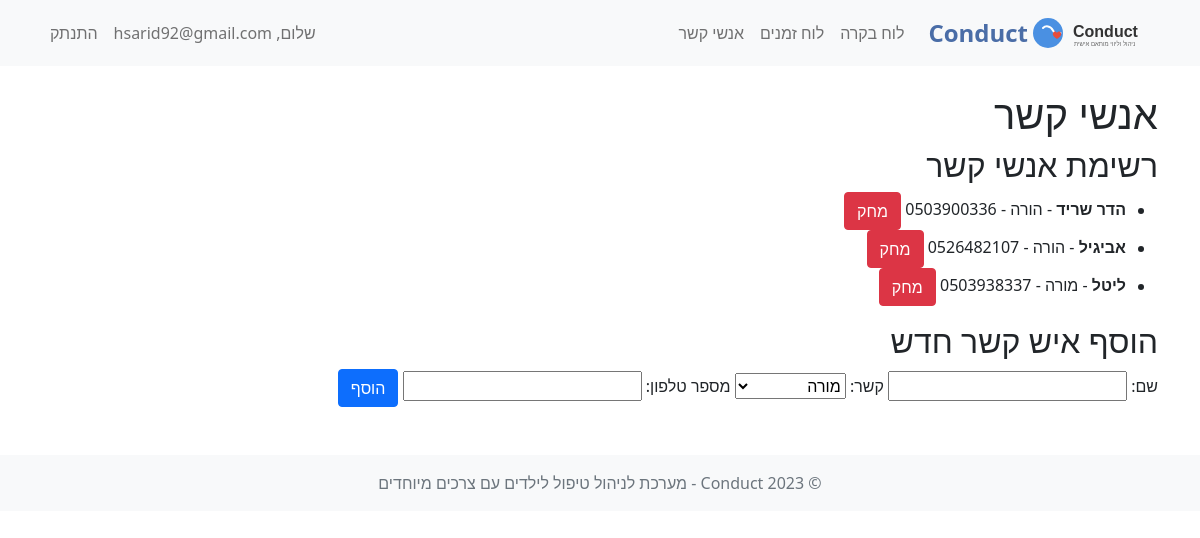
The page /contacts (signed in) on the database as committed earlier.
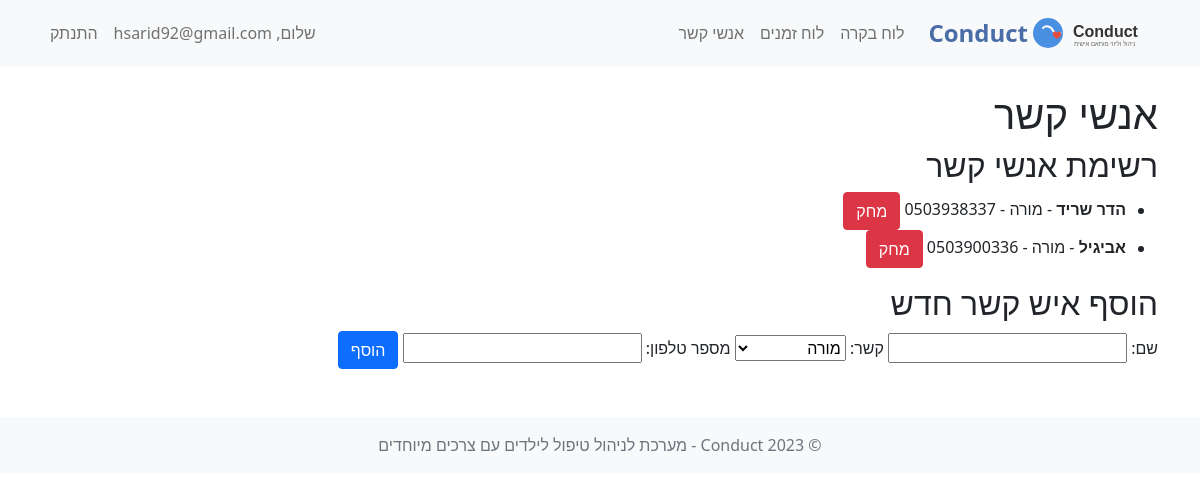
The same page on the database as committed later.
### models.py (models this page shows, shortened)
class User(db.Model, UserMixin):
    id = db.Column(db.Integer, primary_key=True)
    username = db.Column(db.String(150), unique=True, nullable=False)
    password_hash = db.Column(db.String(256), nullable=False)

class Contact(db.Model):
    id = db.Column(db.Integer, primary_key=True)
    user_id = db.Column(db.Integer, db.ForeignKey('user.id'), nullable=False)
    name = db.Column(db.String(150), nullable=False)  # Name of the contact
    relation = db.Column(db.String(50), nullable=False)  # e.g., Teacher, Parent, Therapist
    phone_number = db.Column(db.String(20), nullable=False)

### contact_routes.py (the view, shortened to what this page needs)
@contact_bp.route('/contacts', methods=['GET', 'POST'])
@login_required
def contacts():
    valid_relations = ["מורה", "הורה", "מטפל", "קרוב משפחה", "אחר"]
    contacts = Contact.query.filter_by(user_id=current_user.id).all()
    return render_template('contacts.html', title="אנשי קשר", contacts=contacts, valid_relations=valid_relations)

### APP.py (called while the page is built)
@login_manager.user_loader
def load_user(user_id):
    return User.query.get(int(user_id))

### templates/contacts.html (shortened to what this page needs)
{% extends "base.html" %}
{% block content %}
<h1>אנשי קשר</h1>
{% if contacts %}
    <h2>רשימת אנשי קשר</h2>
    <ul>
        {% for contact in contacts %}
        <li>
            <strong>{{ contact.name }}</strong> - {{ contact.relation }} - {{ contact.phone_number }}
            <a href="{{ url_for('contact.delete_contact', contact_id=contact.id) }}" class="btn btn-danger" style="margin-left: 10px;">מחק</a>
        </li>
        {% endfor %}
    </ul>
{% else %}
    <p>אין אנשי קשר כרגע.</p>
{% endif %}
<h2>הוסף איש קשר חדש</h2>
<form method="POST" action="{{ url_for('contact.contacts') }}">
    <label for="name">שם:</label>
    <input type="text" id="name" name="name" required>
    <label for="relation">קשר:</label>
    <select id="relation" name="relation" required>
        {% for relation in valid_relations %}
        <option value="{{ relation }}">{{ relation }}</option>
        {% endfor %}
    </select>
    <label for="phone_number">מספר טלפון:</label>
    <input type="text" id="phone_number" name="phone_number" required>
    <button type="submit" class="btn btn-primary">הוסף</button>
</form>
{% endblock %}

### templates/base.html (shortened to what this page needs)
<!DOCTYPE html>
<html lang="he" dir="rtl">
<head>
    <link rel="stylesheet" href="https://cdn.jsdelivr.net/npm/bootstrap@5.0.2/dist/css/bootstrap.rtl.min.css">
    <link rel="stylesheet" href="https://cdnjs.cloudflare.com/ajax/libs/font-awesome/6.0.0-beta3/css/all.min.css">
</head>
<body>
    <nav class="navbar navbar-expand-lg navbar-light bg-light mb-4">
        <div class="container">
            <a class="navbar-brand d-flex align-items-center" href="{{ url_for('index') }}">
                <img src="{{ url_for('static', filename='img/logo.svg') }}" alt="Conduct Logo">
                <span class="app-name">Conduct</span>
            </a>
            <div class="collapse navbar-collapse" id="navbarNav">
                <ul class="navbar-nav me-auto">
                    {% if current_user.is_authenticated %}
                    <li class="nav-item">
                        <a class="nav-link" href="{{ url_for('user.dashboard') }}">לוח בקרה</a>
                    </li>
                    <li class="nav-item">
                        <a class="nav-link" href="{{ url_for('schedule.schedule') }}">לוח זמנים</a>
                    </li>
                    <li class="nav-item">
                        <a class="nav-link" href="{{ url_for('contact.contacts') }}">אנשי קשר</a>
                    </li>
                    {% endif %}
                </ul>
                <ul class="navbar-nav">
                    {% if current_user.is_authenticated %}
                    <li class="nav-item">
                        <span class="nav-link">שלום, {{ current_user.username }}</span>
                    </li>
                    <li class="nav-item">
                        <a class="nav-link" href="{{ url_for('user.logout') }}">התנתק</a>
                    </li>
                    {% endif %}
                </ul>
            </div>
        </div>
    </nav>
    <div class="container">
        {% block content %}{% endblock %}
    </div>
    <footer class="footer mt-5 py-3 bg-light">
        <div class="container text-center">
            <span class="text-muted">© 2023 Conduct - מערכת לניהול טיפול לילדים עם צרכים מיוחדים</span>
        </div>
    </footer>
</body>
</html>

### templates/base.html (style rules this page uses)
.navbar-brand img { height: 40px; margin-right: 10px; }
.app-name { font-weight: bold; color: #4a6da7; font-size: 24px; }
body { direction: rtl; text-align: right; }

Rows that differ between the two databases and show on the page:
removed Contact: name "ליטל", relation "מורה", phone_number "0503938337"
changed Contact "הדר שריד": relation "הורה" → "מורה"
changed Contact "אביגיל": relation "הורה" → "מורה"; phone_number "0526482107" → "0503900336"
